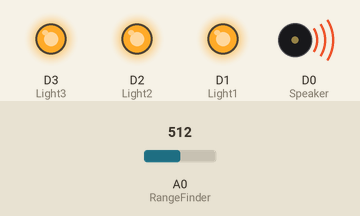
Recording of a sketch running on a simulated ESP8266 (NodeMCU). Shown: output pins drawn as LEDs (lit = HIGH), buzzer (waves = sounding). The inputs (shaded band) are chosen by the test bench; at power-on: A0 (RangeFinder) = 512. What the sketch prints to the serial monitor is not drawn.

Above: at 0.06 s.
At 8.0 s:
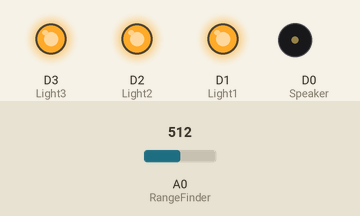
At 10.3 s:
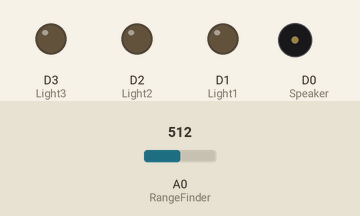
Timing chart, 0 to 12.6 s (numbered marks = the images above):
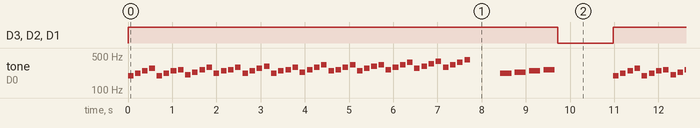

The sketch:

musicbox.ino
```cpp
#include "pitches.h"

// Speaker connected to digital D0
const int Speaker = D0;

const int RangeFinder = A0;

const int Light1 = D1;
const int Light2 = D2;
const int Light3 = D3;

//chest melody song from The Legend of Zelda Series
int melody[] = {
  NOTE_G3,NOTE_A3,NOTE_B3,NOTE_CS4,
  NOTE_G3,NOTE_A3,NOTE_B3,NOTE_C4,
  NOTE_GS3,NOTE_AS3,NOTE_C4,NOTE_D4,
  NOTE_A3,NOTE_B3,NOTE_C4,NOTE_D4,
  NOTE_A3,NOTE_B3,NOTE_CS4,NOTE_DS4,
  NOTE_A3,NOTE_B3,NOTE_C4,NOTE_D4,
  NOTE_AS3,NOTE_C4,NOTE_D4,NOTE_E4,
  NOTE_B3,NOTE_C4,NOTE_D4,NOTE_E4,
  NOTE_B3,NOTE_CS4,NOTE_DS4,NOTE_E4,
  NOTE_C4,NOTE_D4,NOTE_E4,NOTE_FS4,
  NOTE_CS4,NOTE_DS4,NOTE_F4,NOTE_G4,
  NOTE_D4,NOTE_E4,NOTE_FS4,NOTE_GS4,
  0, NOTE_A3,NOTE_AS3,NOTE_B3,NOTE_C4
};

int noteDurations[] = {
  8,8,8,8,
  8,8,8,8,
  8,8,8,8,
  8,8,8,8,
  8,8,8,8,
  8,8,8,8,
  8,8,8,8,
  8,8,8,8,
  8,8,8,8,
  8,8,8,8,
  8,8,8,8,
  8,8,8,8,
  2,4,4,4,4
};

void setup() {
// initialize the Speaker pin as an output:
pinMode(Speaker, OUTPUT);
// initialize the Light pin as an output:
pinMode(Light1,OUTPUT);
pinMode(Light2,OUTPUT);
pinMode(Light3,OUTPUT);

// Set up serial communication
Serial.begin(9600);
}

void Zelda() {
  for (int thisNote = 0; thisNote < 53; thisNote++) {

    int noteDuration = 1000/noteDurations[thisNote];
    tone(Speaker, melody[thisNote], noteDuration);
    //tone(Speaker2, melody[thisNote], noteDuration);
    int pauseBetweenNotes = noteDuration * 1.30;
    delay(pauseBetweenNotes);
    noTone(Speaker);
  }
  digitalWrite(Light1, LOW);
  digitalWrite(Light2, LOW);
  digitalWrite(Light3, LOW);
}

void loop() {

digitalWrite(Light1, LOW);
digitalWrite(Light2, LOW);
digitalWrite(Light3, LOW);

int value = analogRead(RangeFinder);
float volts = (value/4095.0)*2.3;
long IN = ((70.0/volts)-6.0)*0.393701;//Hand position
Serial.println(IN);

if (IN > 50 && IN < 125) {
  digitalWrite(Light1, HIGH);
  digitalWrite(Light2, HIGH);
  digitalWrite(Light3, HIGH);
  Zelda();
}

delay(1250);

}
```

Measured:
- by itself, D3 (Light3), D2 (Light2), D1 (Light1): alternates HIGH for 9.7 s and LOW for 1.3 s
- by itself, tone on D0 (Speaker): plays 196 Hz for 0.12 s, 220 Hz for 0.12 s, 247 Hz for 0.12 s, 277 Hz for 0.12 s, 196 Hz for 0.12 s, 220 Hz for 0.12 s … (623 notes in this stretch)
